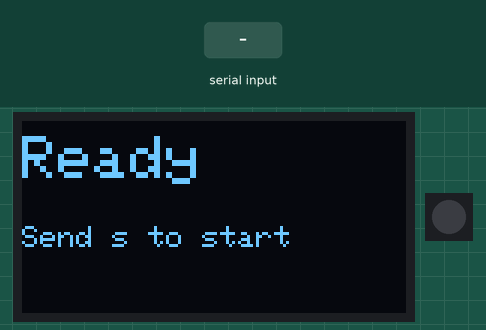
The sketch below on a simulated ESP32. Parts: 128×64 one-colour display, 1 RGB LEDs in strip order, left to right. The inputs (shaded band) are chosen by the test bench. Dim RGB values are drawn brighter than linear; what the sketch prints to the serial monitor is not drawn.

Above: at 1.2 s.
1.3 s: "s" received over Serial
At 2.1 s:
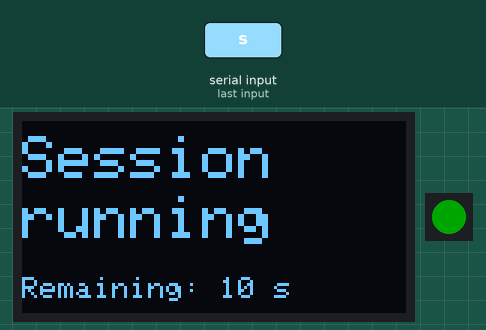
At 12.1 s:
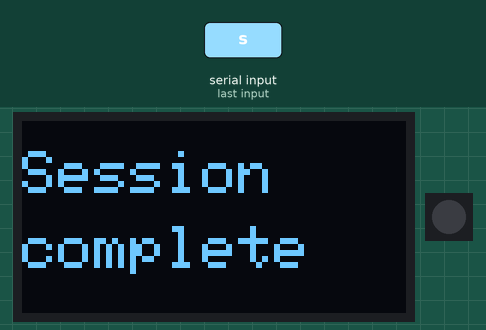
Timing chart, 0 to 12.8 s (numbered marks = the images above; inputs shaded):
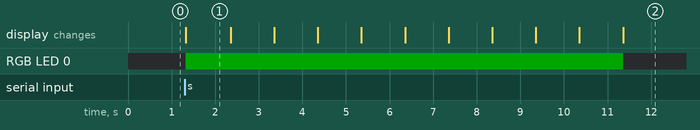

The sketch:

StudySessionTimer.ino
```cpp
#include <Arduino.h>
#include <Wire.h>
#include <Adafruit_GFX.h>
#include <Adafruit_SSD1306.h>
#include <Adafruit_NeoPixel.h>

#include "freertos/FreeRTOS.h"
#include "freertos/task.h"
#include "freertos/timers.h"

// ========== HARDWARE SETTINGS ==========

#define SCREEN_WIDTH 128
#define SCREEN_HEIGHT 64
#define OLED_ADDRESS 0x3C

#define SDA_PIN 8
#define SCL_PIN 9

// Change to 38 if your board is revision V1.1
#define RGB_LED_PIN 38
#define RGB_LED_COUNT 1

#define SESSION_DURATION_MS 10000UL

Adafruit_SSD1306 display(
  SCREEN_WIDTH,
  SCREEN_HEIGHT,
  &Wire,
  -1
);

Adafruit_NeoPixel rgbLed(
  RGB_LED_COUNT,
  RGB_LED_PIN,
  NEO_GRB + NEO_KHZ800
);

// ========== FREERTOS SETTINGS ==========

#define UPDATE_BIT   (1UL << 0)
#define COMPLETE_BIT (1UL << 1)

TimerHandle_t updateTimer = NULL;
TimerHandle_t completionTimer = NULL;

TaskHandle_t appTaskHandle = NULL;

// ========== SESSION VARIABLES ==========

bool sessionActive = false;
uint32_t sessionStartTime = 0;

// ========== LED FUNCTIONS ==========

void ledOn() {
  rgbLed.setPixelColor(0, rgbLed.Color(0, 255, 0));
  rgbLed.show();
}

void ledOff() {
  rgbLed.clear();
  rgbLed.show();
}

// ========== OLED FUNCTIONS ==========

void showReady() {
  display.clearDisplay();
  display.setTextColor(SSD1306_WHITE);

  display.setTextSize(2);
  display.setCursor(0, 5);
  display.println("Ready");

  display.setTextSize(1);
  display.setCursor(0, 35);
  display.println("Send s to start");

  display.display();
}

void showRunning(int remaining) {
  display.clearDisplay();
  display.setTextColor(SSD1306_WHITE);

  display.setTextSize(2);
  display.setCursor(0, 5);
  display.println("Session");

  display.setCursor(0, 25);
  display.println("running");

  display.setTextSize(1);
  display.setCursor(0, 52);
  display.print("Remaining: ");
  display.print(remaining);
  display.println(" s");

  display.display();
}

void showComplete() {
  display.clearDisplay();
  display.setTextColor(SSD1306_WHITE);

  display.setTextSize(2);
  display.setCursor(0, 10);
  display.println("Session");

  display.setCursor(0, 35);
  display.println("complete");

  display.display();
}

// ========== TIMER CALLBACKS ==========

// Auto-reload timer callback.
// Only sends an UPDATE notification.

void updateTimerCallback(TimerHandle_t timer) {

  if (appTaskHandle != NULL) {
    xTaskNotify(
      appTaskHandle,
      UPDATE_BIT,
      eSetBits
    );
  }
}

// One-shot timer callback.
// Only sends a COMPLETE notification.

void completionTimerCallback(TimerHandle_t timer) {

  if (appTaskHandle != NULL) {
    xTaskNotify(
      appTaskHandle,
      COMPLETE_BIT,
      eSetBits
    );
  }
}

// ========== START SESSION ==========

void startSession() {

  if (sessionActive) {
    return;
  }

  // Clear any old notification bits.
  uint32_t oldEvents = 0;

  xTaskNotifyWait(
    UPDATE_BIT | COMPLETE_BIT,
    UPDATE_BIT | COMPLETE_BIT,
    &oldEvents,
    0
  );

  sessionStartTime = millis();
  sessionActive = true;

  ledOn();
  showRunning(10);

  Serial.println("Session started!");

  // Start the auto-reload timer.
  BaseType_t updateResult = xTimerStart(
    updateTimer,
    0
  );

  // Start the one-shot timer.
  BaseType_t completionResult = xTimerStart(
    completionTimer,
    0
  );

  // Check timer commands.
  if (
    updateResult != pdPASS ||
    completionResult != pdPASS
  ) {

    Serial.println("ERROR: Timer start failed!");

    sessionActive = false;

    xTimerStop(updateTimer, 0);
    xTimerStop(completionTimer, 0);

    ledOff();
    showReady();

    return;
  }
}

// ========== APPLICATION TASK ==========

void applicationTask(void *parameter) {

  uint32_t events = 0;

  while (true) {

    events = 0;

    // Wait for a maximum of 20 ms.
    // This keeps Serial responsive.

    xTaskNotifyWait(
      0,
      UPDATE_BIT | COMPLETE_BIT,
      &events,
      pdMS_TO_TICKS(20)
    );

    // COMPLETION HAS PRIORITY.

    if (events & COMPLETE_BIT) {

      if (sessionActive) {

        sessionActive = false;

        BaseType_t stopResult = xTimerStop(
          updateTimer,
          0
        );

        if (stopResult != pdPASS) {
          Serial.println("WARNING: Update timer stop failed!");
        }

        ledOff();
        showComplete();

        Serial.println("Session complete!");
      }

      // Do not process an update from
      // the same notification batch.

      events &= ~UPDATE_BIT;
    }

    // PROCESS COUNTDOWN UPDATE.

    else if (events & UPDATE_BIT) {

      if (sessionActive) {

        uint32_t elapsed =
          millis() - sessionStartTime;

        if (elapsed < SESSION_DURATION_MS) {

          // Calculate remaining time from
          // actual elapsed milliseconds.

          uint32_t remaining =
            (SESSION_DURATION_MS - elapsed + 999) / 1000;

          showRunning((int)remaining);
        }
      }
    }

    // READ SERIAL COMMANDS.

    while (Serial.available() > 0) {

      char command = Serial.read();

      if (command == 's' && !sessionActive) {
        startSession();
      }

      // Other characters and line endings
      // are automatically ignored.
    }
  }
}

// ========== SETUP ==========

void setup() {

  Serial.begin(115200);

  // Initialize I2C.
  Wire.begin(SDA_PIN, SCL_PIN);

  // Initialize OLED.
  if (!display.begin(
        SSD1306_SWITCHCAPVCC,
        OLED_ADDRESS
      )) {

    Serial.println("ERROR: OLED initialization failed!");

    while (true) {
      delay(1000);
    }
  }

  // Initialize built-in RGB LED.
  rgbLed.begin();
  rgbLed.setBrightness(40);
  rgbLed.clear();
  rgbLed.show();

  ledOff();

  // Show initial screen.
  showReady();

  Serial.println("Study Session Timer Ready.");
  Serial.println("Send 's' to start.");

  // CREATE AUTO-RELOAD TIMER.

  updateTimer = xTimerCreate(
    "UpdateTimer",
    pdMS_TO_TICKS(1000),
    pdTRUE,
    NULL,
    updateTimerCallback
  );

  // CREATE ONE-SHOT TIMER.

  completionTimer = xTimerCreate(
    "CompletionTimer",
    pdMS_TO_TICKS(10000),
    pdFALSE,
    NULL,
    completionTimerCallback
  );

  // CHECK TIMER CREATION.

  if (
    updateTimer == NULL ||
    completionTimer == NULL
  ) {

    Serial.println("ERROR: Timer creation failed!");

    while (true) {
      delay(1000);
    }
  }

  Serial.println("Both timers created successfully.");

  // CREATE APPLICATION TASK.

  BaseType_t taskResult = xTaskCreate(
    applicationTask,
    "ApplicationTask",
    4096,
    NULL,
    1,
    &appTaskHandle
  );

  if (taskResult != pdPASS) {

    Serial.println("ERROR: Application task creation failed!");

    while (true) {
      delay(1000);
    }
  }
}

// ========== LOOP ==========

void loop() {
  vTaskDelay(pdMS_TO_TICKS(1000));
}
```

Measured:
- after the input at 1.3 s, RGB LED 0: off → RGB(0, 40, 0) at once, → off 10.0 s later; the display: changes at once (image 1)
- what the display in image 1 shows lasts 1.1 s, from 1.3 s to 2.4 s
